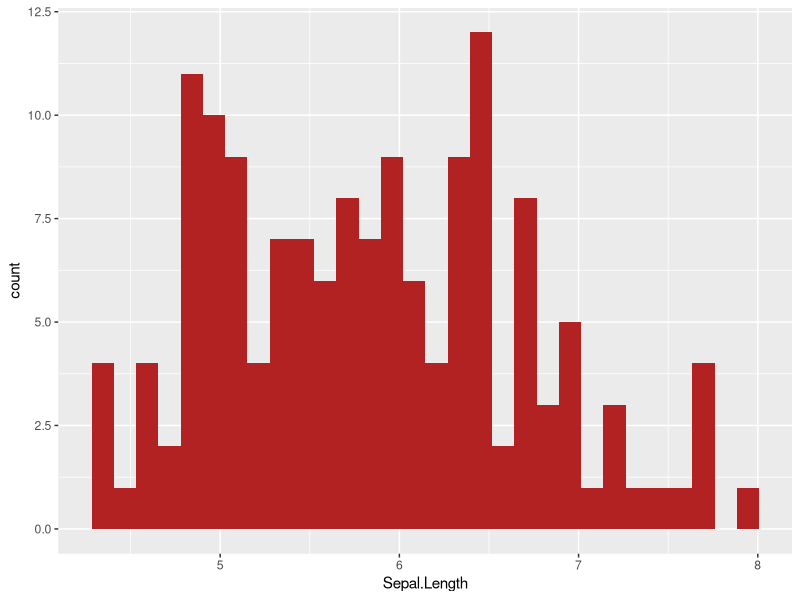

Recreate this plot in R.
## ---- chunk 1
knitr::opts_chunk$set(echo = TRUE)
library(tidyverse)
## ---- chunk 2
ggplot(iris, aes(x=Sepal.Length)) +
  geom_histogram(fill = 'firebrick') -> practice_plot

ggsave("practice_plot.png", practice_plot)

